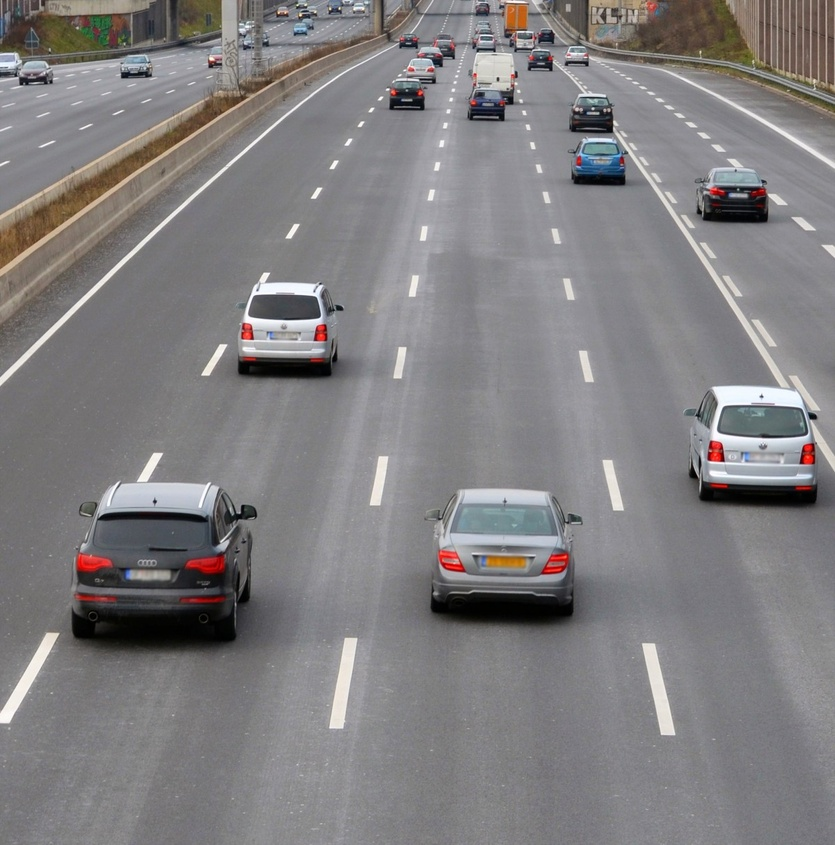
#> input picture Assignment_11/highway.jpg, 835 x 845 px, shrunk from 1200 x 1214 before the run
$ python cv_7.py
#> lines starting #> are read from the running program, lines starting #| are printed output that depends on the picture
import cv2

img = cv2.imread('./highway.jpg')
#> img is the input picture: shape (845, 835, 3); mean B, G, R 128.4, 126.9, 129.1

row = img.shape[1]
#> row = 835
column = img.shape[0]
#> column = 845

center = (column / 2., row / 2)
#> center = (422.5, 417.5)
angle = 0

r = cv2.getRotationMatrix2D(center, angle, 1)
#> r = [[1, 0, 0], [0, 1, 0]]

rotate = cv2.warpAffine(img, r, (column, row))
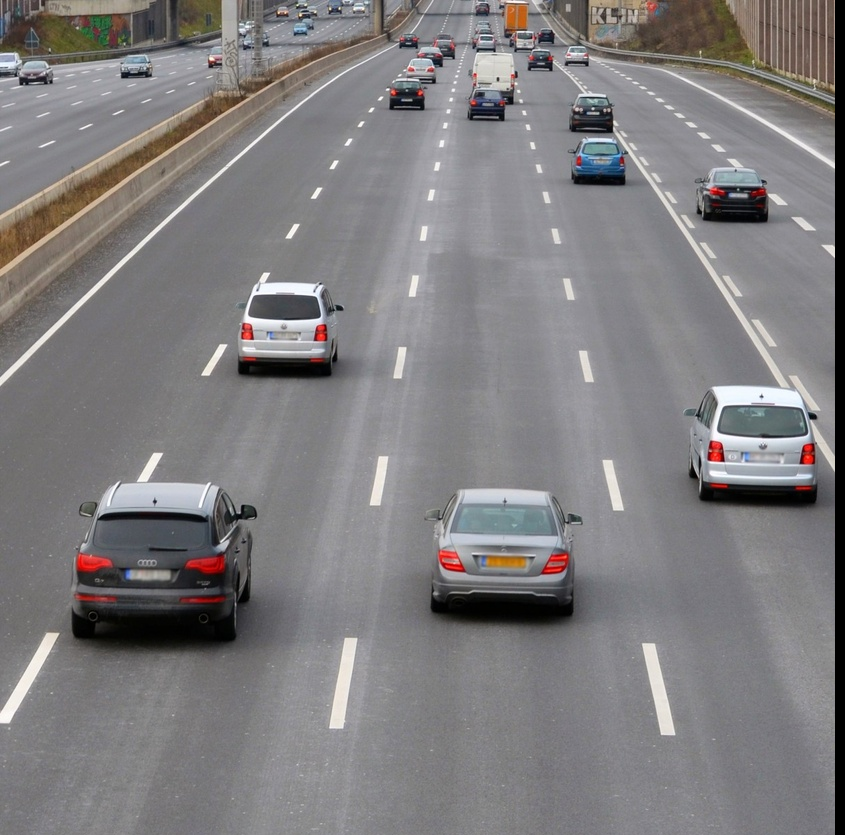
#> rotate: shape (835, 845, 3); mean B, G, R 126.9, 125.4, 127.6

cv2.imshow('Rotated', rotate)
cv2.waitKey(0)
cv2.destroyAllWindows()
